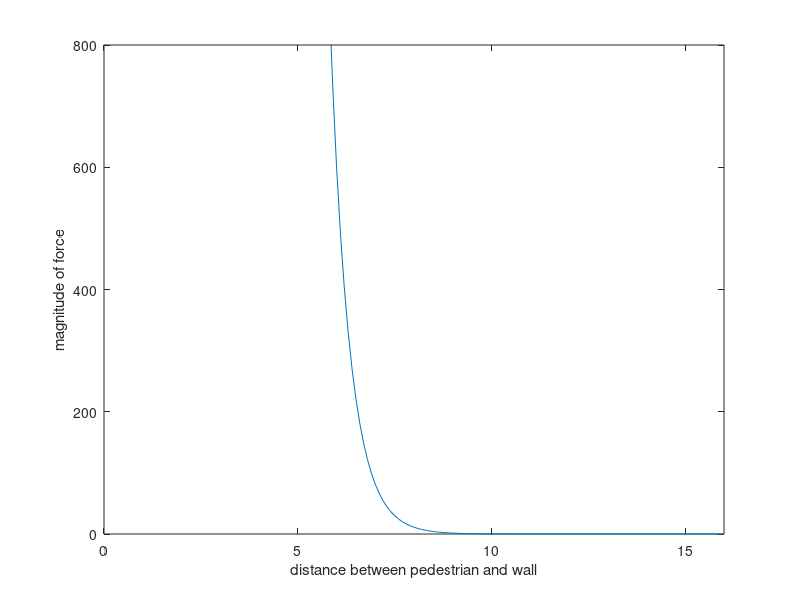

Here is the MATLAB script that generated this plot:
% Visualization of exponential character of the wall force for the project report

clear all
clc

weight_fsoc = 0.1;
A_phys = 300;
r = 7.5;
B_phys = 0.5;
n = 1;

d = [0 : 0.1 : 16];

for i = 1 : length(d)
     f(i) = weight_fsoc * (A_phys * exp((r - d(i)) / B_phys) * n); % Betrag der Kraft
end

plot(d, f)
axis([0 d(end) 0 800])
xlabel('distance between pedestrian and wall')
ylabel('magnitude of force')